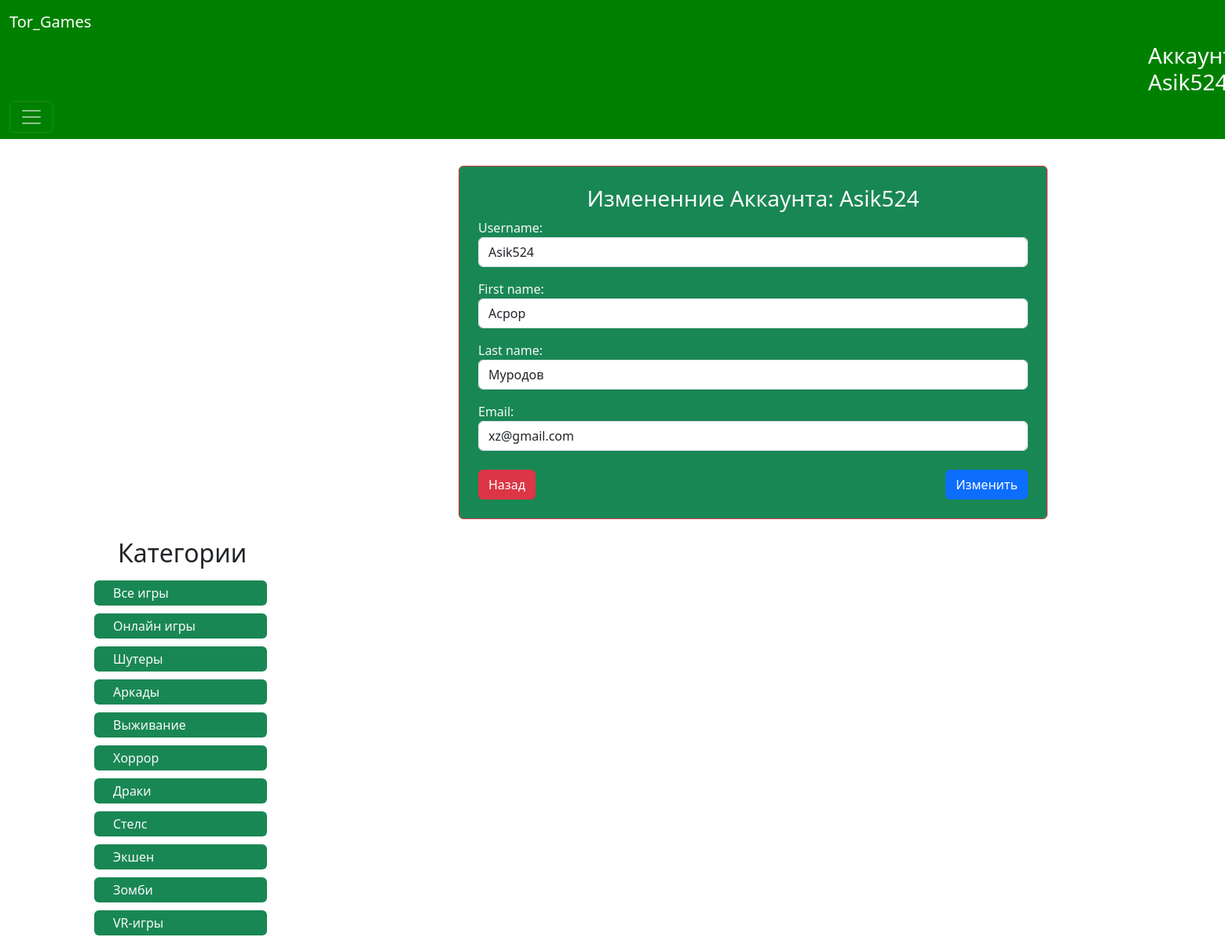
The page /edit_account/ (signed in) on the database its author committed.
### torrent_games/models.py (models this page shows, shortened)
class Category(models.Model):
    title = models.CharField(max_length=255, verbose_name='Название категории')
    def get_absolute_url(self):
        return reverse('category', kwargs={'pk': self.pk})
    class Meta:
        verbose_name = 'Категория'
        verbose_name_plural = 'Категории'

### torrent_games/views.py (the view)
# urls.py: path('edit_account/', edit_account_view, name='edit_account'),
def edit_account_view(request):
    if request.method == 'POST':
        form = EditAccountForm(request.POST, instance=request.user)
        if form.is_valid():
            form.save()
            messages.success(request, 'Данные Аккаунта изменены')
            return redirect('profile', request.user.pk)
        else:
            for field in form.errors:
                messages.error(request, form.errors[field].as_text())
                return redirect('change')
    else:
        form = EditAccountForm(instance=request.user)
    context = {
        'title': f'Измененние Аккаунта: {request.user.username}',
        'form': form
    }
    return render(request, 'tor_games/change.html', context)

### torrent_games/forms.py
class EditAccountForm(UserChangeForm):
    username = forms.CharField(required=False, widget=forms.TextInput(attrs={
        'class': 'form-control'
    }))
    first_name = forms.CharField(required=False, widget=forms.TextInput(attrs={
        'class': 'form-control'
    }))
    last_name = forms.CharField(required=False, widget=forms.TextInput(attrs={
        'class': 'form-control'
    }))
    email = forms.EmailField(required=False, widget=forms.EmailInput(attrs={
        'class': 'form-control'
    }))
    class Meta:
        model = User
        fields = ('username', 'first_name', 'last_name', 'email')

### torrent_games/templatetags/game_tags.py (called while the page is built)
@register.simple_tag()
def get_categories():
    return Category.objects.all()

### torrent_games/templates/tor_games/change.html (shortened to what this page needs)
{% load static %}
<!doctype html>
<html lang="en">
<head>
    <link href="https://cdn.jsdelivr.net/npm/bootstrap@5.3.1/dist/css/bootstrap.min.css" rel="stylesheet"
>
    <link rel="stylesheet" href="{% static 'games_style/css/style.css' %}">
</head>
<body>
<nav class="navbar mx-" data-bs-theme="dark" style="background: green;">
    <div class="container-fluid">
        <a class="navbar-brand" href="{% url 'index' %}">Tor_Games</a>
            {% if not request.user.is_authenticated %}
            <a class="login" href="{% url 'login' %}" style="text-decoration: none; margin-right: 15px; color:red;">Войти</a>
            <a class="registration" href="{% url 'register' %}" style="text-decoration: none; color: yellow;">Регистрация</a>
            {% else %}
        <h3 style="color: white; margin-left: 1450px;margin-top: 6px;">Аккаунт: {{ request.user.username }}</h3>
        <button class="navbar-toggler" type="button" data-bs-toggle="collapse" data-bs-target="#navbarNavAltMarkup"
                aria-controls="navbarNavAltMarkup" aria-expanded="false" aria-label="Переключатель навигации">
            <span class="navbar-toggler-icon"></span>
        </button>
            {% endif %}
    </div>
</nav>
<div class="content-left-column" style="float: left; margin-right: 28px; width: 718px; margin-left: 600px;">
    <div class="d-flex justify-content-center mt-4">
        <div class="col-6 card p-4 bg-success border-danger" style="width: 750px; margin-top: 10px;">
            <h3 class="text-center text-light">{{ title }}</h3>
            <form action="" method="post" enctype="multipart/form-data" class="text-light">
                {{ form.as_p }}
                <div class="d-flex justify-content-between mt-4">
                    <a href="{% url 'profile' request.user.pk %}" class="btn btn-danger">Назад</a>
                    <button type="submit" class="btn btn-primary">
                        Изменить
                    </button>
                </div>
            </form>
        </div>
    </div>
</div>
<div class="content-right-column" style="float: left;
    width: 250px;">
    {% include 'tor_games/components/_categories.html' %}
</div>
</body>
</html>

### torrent_games/templates/tor_games/components/_categories.html
{% load game_tags %}
<ul style="display: block; list-style-type: disc; margin-block-start: 1em; margin-block-end: 1em;
    margin-inline-start: 0px;
    margin-inline-end: 0px;
    padding-inline-start: 40px; margin-left:50px;">
    <h2 class="mt-4 justify-content-center mb-3" style="margin-left:60px;">Категории</h2>
    <li style="list-style: none; display: block; line-height: 32px; height: 32px; width: 220px; margin-left: 30px;
    margin-top:10px;"><a class="bg-success rounded nav-item nav-link link-light px-4" href="{% url 'index' %}">Все игры</a></li>
    {% get_categories as categories %}
    {% for category in categories %}
    <li style="list-style: none; display: block; line-height: 32px; height: 32px; width: 220px;
    margin-top:10px; margin-left: 30px;"><a class="bg-success rounded nav-item nav-link link-light px-4" href="{{ category.get_absolute_url }}">{{ category.title }}</a></li>
    {% endfor %}
</ul>

### torrent_games/static/games_style/css/style.css (style rules this page uses)
form div { display: none; }

### rows shown on the page
Category: title "Онлайн игры"
Category: title "Шутеры"
Category: title "Аркады"
Category: title "Выживание"
Category: title "Хоррор"
Category: title "Драки"
Category: title "Стелс"
Category: title "Экшен"
Category: title "Зомби"
Category: title "VR-игры"

### other values the page prints
{{ title }} "Измененние Аккаунта: Asik524"
